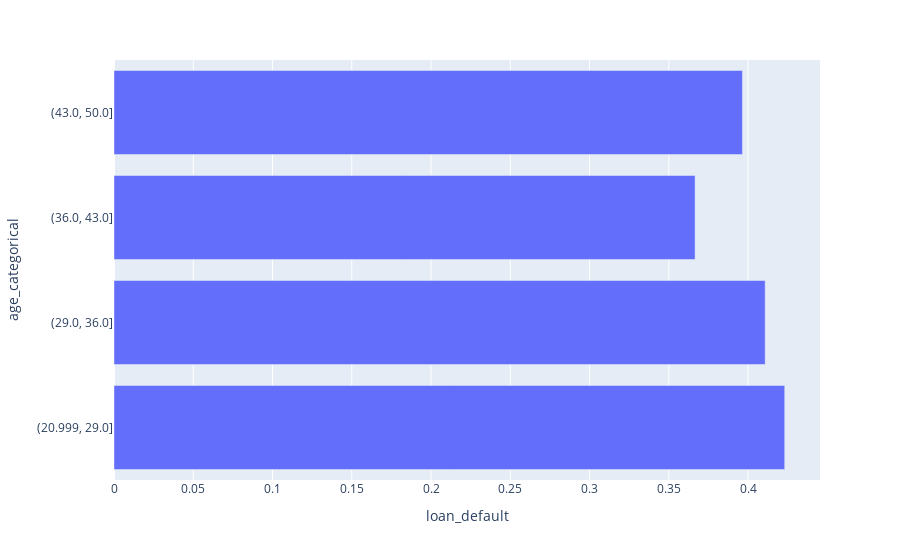

Source (notebook cell):
### Markdown cell above
It seems that 40% of the people who took loans from MyHom has defaulted in their payment.

Let me see the relationship between age group of people who defaults on the loan

### Code cell
temp_df2 = eda_df.copy()
temp_df2['age_categorical'] = pd.qcut(temp_df2.age, 4).astype('str')
eda_df['age_categorical'] = pd.qcut(eda_df.age, 4).astype('str')
temp_df2 = temp_df2.groupby(by = 'age_categorical').mean().reset_index()
px.bar(data_frame = temp_df2,y = 'age_categorical',x='loan_default', orientation = 'h')

### Figure 1 — Plotly figure (JSON) as saved in the notebook; plotly's stock layout.template omitted (floating-point values rounded to 4 significant figures)
{"data": [{"alignmentgroup": "True", "hovertemplate": "loan_default=%{x}<br>age_categorical=%{y}<extra></extra>", "legendgroup": "", "marker": {"color": "#636efa", "pattern": {"shape": ""}}, "name": "", "offsetgroup": "", "orientation": "h", "showlegend": false, "textposition": "auto", "type": "bar", "x": [0.4231, 0.4108, 0.3666, 0.3965], "xaxis": "x", "y": ["(20.999, 29.0]", "(29.0, 36.0]", "(36.0, 43.0]", "(43.0, 50.0]"], "yaxis": "y"}], "layout": {"barmode": "relative", "legend": {"tracegroupgap": 0}, "margin": {"t": 60}, "xaxis": {"anchor": "y", "domain": [0.0, 1.0], "title": {"text": "loan_default"}}, "yaxis": {"anchor": "x", "domain": [0.0, 1.0], "title": {"text": "age_categorical"}}}}
